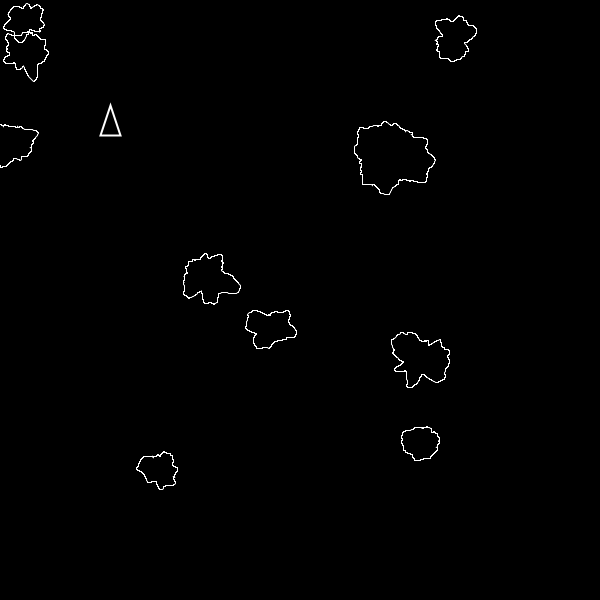
Frame 1 (no input)
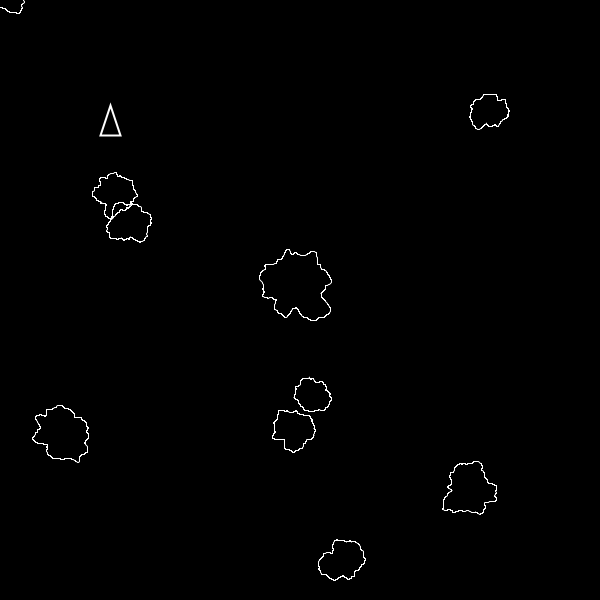
Frame 60 (the mouse pressed at the canvas centre just before this capture)
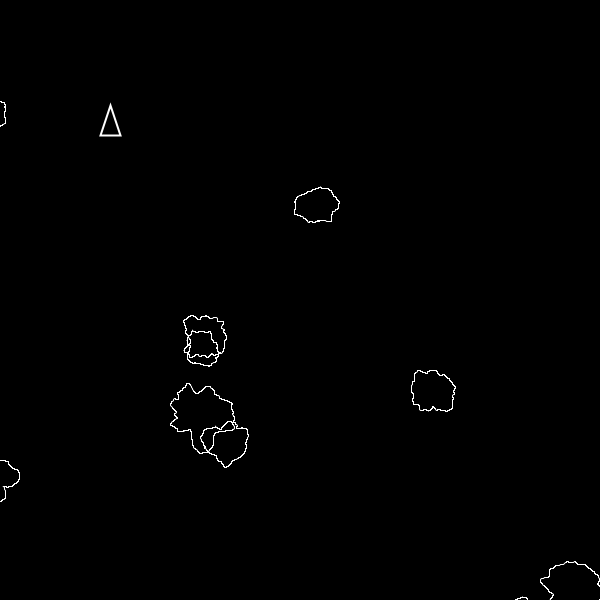
Frame 120 (the mouse held since frame 60 and released just before this capture)

The Processing sketch that drew these frames (run headless with seeded random() and noise(); from frame 60 on, the mouse is pressed at the canvas centre):

// Processing sketch: Asteroids
// ── Asteroids.pde
Belt b;
Ship s; 
void setup() {
  size(600,600);
  b = new Belt();
  s = new Ship();
}

void draw() {
  background(0);
  b.display();
  s.display();
}

void keyPressed() {
  //37 L, 38 U, 39 R, 40 D
  if (keyCode == 37) {
    s.moveLeft();
  } else if (keyCode == 38) {
    s.moveUp();
  } else if (keyCode == 39) {
    s.moveRight();
  } else if (keyCode == 40) {
    s.moveDown();
  }
}

// ── Asteriod.pde
class Asteroid {
  float aInc = 0.005;
  PVector pos;
  float r;
  int noiseMax = 3;
  float z = 0.1;
  PVector speed = new PVector(random(-3,3), random(-3,3));
  int seed = int(random(100));
  float rotate = 0;
  PVector nM = new PVector(0,0);
  Asteroid(float x, float y, float r) {
    this.pos = new PVector(x,y);
    this.r = r;
  }
  
  void display() {
    noiseSeed(this.seed);
    noFill();
    stroke(255);
    strokeWeight(1);
    pushMatrix();
    translate(this.pos.x, this.pos.y);
    rotate(this.rotate);
    this.rotate+=0.01;
    beginShape();
    for (float a = 0; a < TWO_PI; a += this.aInc) {
      float xoff = map(cos(a), -1,1,0,this.noiseMax);
      float yoff = map(sin(a), -1,1,0,this.noiseMax);
      float r = map(noise(xoff, yoff, this.z), 0, 1, 5, this.r);
      float x = r * cos(a);
      float y = r * sin(a);
      vertex(x,y);
    }
    endShape(CLOSE);
    popMatrix();
    this.z += this.aInc;
  }
  
  void move() {
    //float x = map(noise(this.nM.x), 0,1, -5, 5);
    //float y = map(noise(this.nM.y), 0,1, -5, 5);
    //this.nM.x += this.speed;
    //this.nM.y += this.speed;
    this.pos.x += this.speed.x;
    this.pos.y += this.speed.y;
    this.wrap();
  }
  
  void wrap() {
    if (this.pos.x  > width + this.r) {
      this.pos.x = 0;
    } else if (this.pos.x < 0 - this.r) {
      this.pos.x = width;
    }
    if (this.pos.y > height + this.r) {
      this.pos.y = 0;
    } else if (this.pos.y < 0 - this.r) {
      this.pos.y = height;
    }
  }
}

// ── Belt.pde
class Belt {
  ArrayList<Asteroid> asteroids = new ArrayList();
  Belt() {
    this.createAsteroids();
  }
  
  void createAsteroids() {
    for (int i = 0; i < 10; i ++) {
      float x = random(0,width);
      float y = random(0, height);
      float r = random(20, 70);
      Asteroid a = new Asteroid(x,y,r);
      this.asteroids.add(a);
    }
    
  }
  
  void display() {
    for (Asteroid a : this.asteroids) {
        a.move();
        a.display();
    }
  }
}

// ── Ship.pde
class Ship {
  PVector pos1 = new PVector(110,100);
  PVector pos2 = new PVector(100,130);
  PVector pos3 = new PVector(120,130);
  PVector mid_point = new PVector(110, 115);
  float speed = 10;
  float rotation = 0;
  float rSpeed = 10;
  
  Ship() {

  }
  
  void moveLeft() {
    //for (PVector p : this.pos) {
    //  p.x -= this.speed;
    //}
    this.rotation -= this.rSpeed;
  }
  void moveRight() {
    //for (PVector p : this.pos) {
    //  p.x += this.speed;
    //}
    this.rotation += this.rSpeed;
  }
  
  void moveUp () {
      this.pos1.y -= this.speed;
      this.pos2.y -= this.speed;
      this.pos3.y -= this.speed;
  }
  void moveDown () {
     this.pos1.y += this.speed;
     this.pos2.y += this.speed;
     this.pos3.y += this.speed;
  }
  
  void midPoint() {
    this.mid_point.x = (this.pos1.x + this.pos2.x + this.pos3.x)/3;
    this.mid_point.y = (this.pos1.y + this.pos2.y + this.pos3.y)/3;
  }
  
  void display() {
    this.midPoint();
    noFill();
    stroke(255);
    strokeWeight(2);
    pushMatrix();
    translate(this.mid_point.x, this.mid_point.y);
    rotate(radians(this.rotation));
    triangle(0, -15, -10, 15, 10,15 );
    popMatrix();  
    
}
  
}
